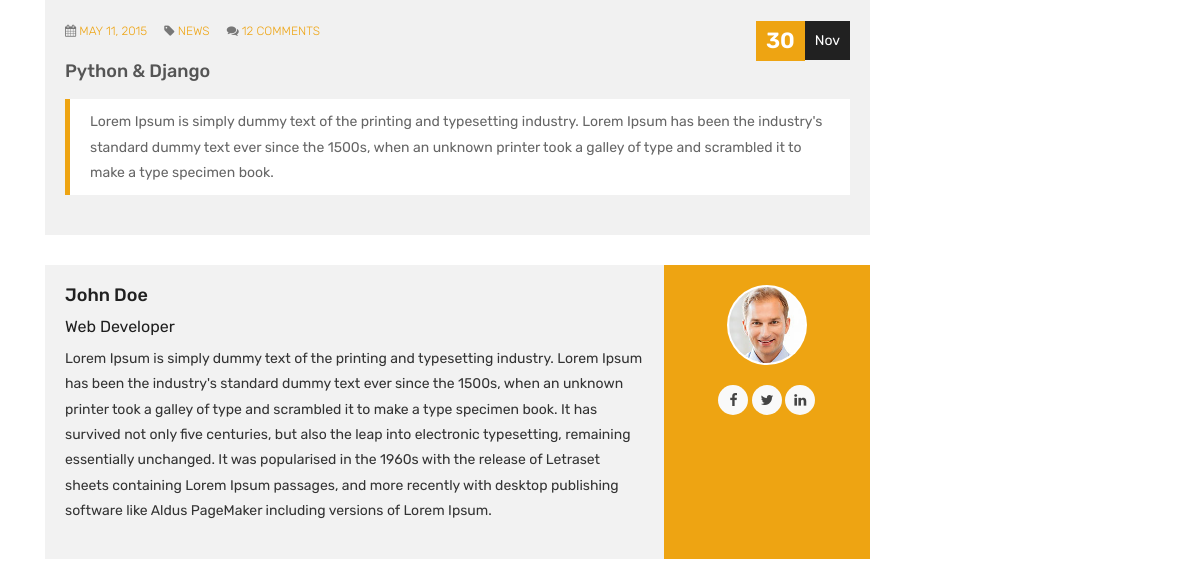
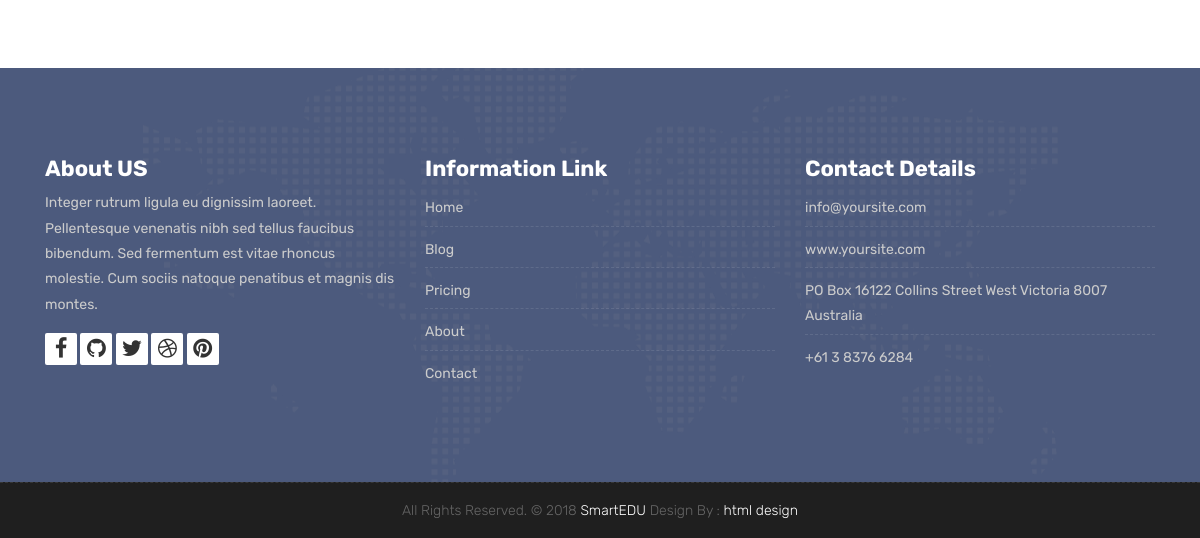
The page /courses/programming/3 (lower part) on the database as committed earlier (2 pictures, top to bottom).
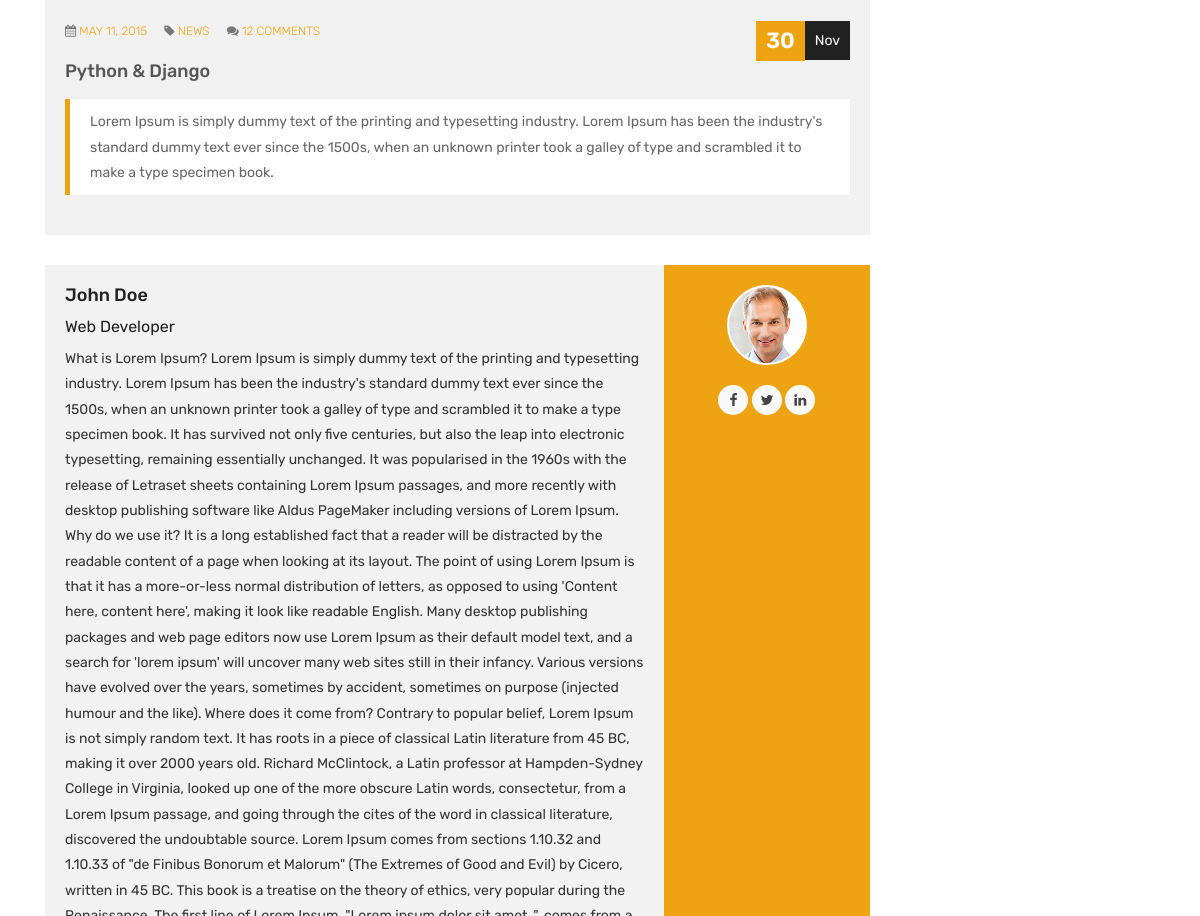
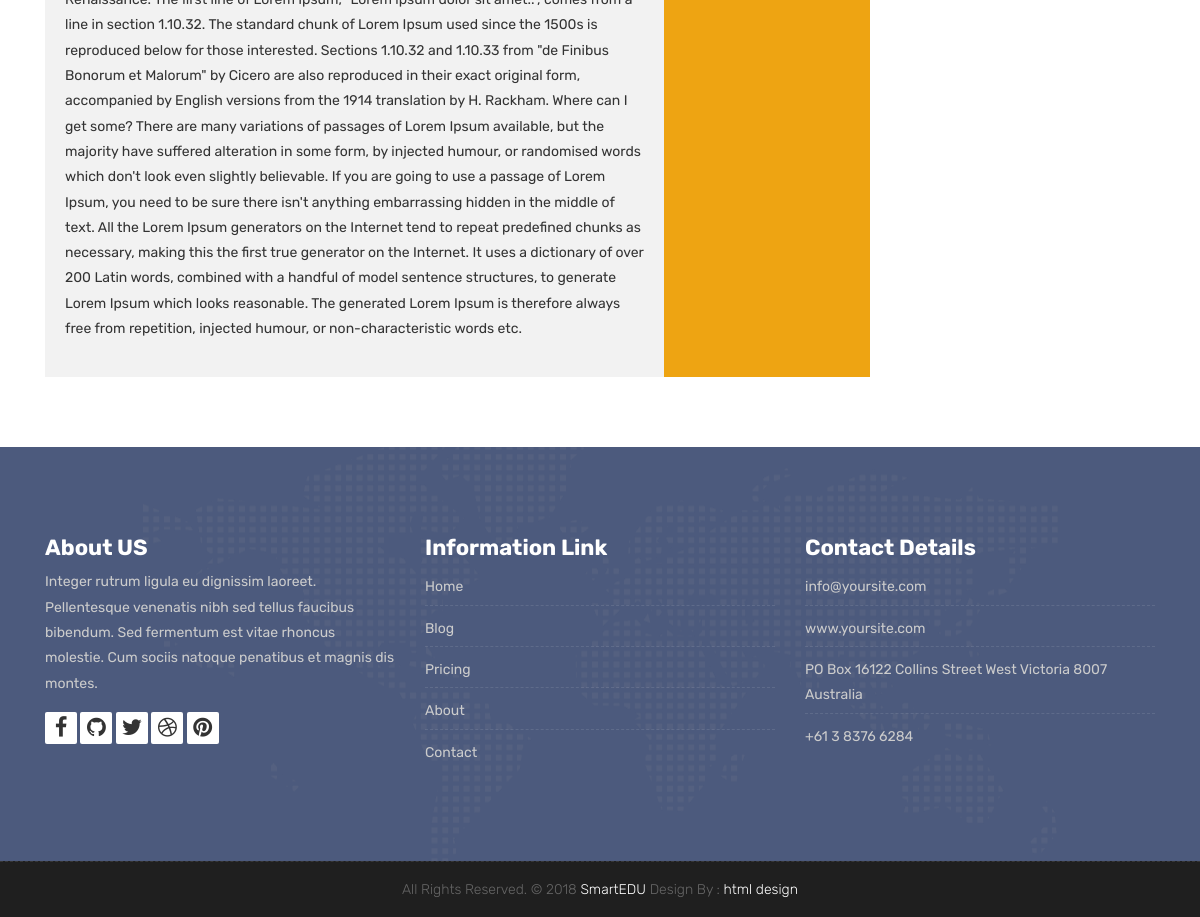
The same page on the database as committed later (2 pictures, top to bottom).
### courses/models.py (models this page shows, shortened)
class Course(models.Model):
    teacher = models.ForeignKey(Teacher, null=True, on_delete=models.CASCADE)
    name = models.CharField(max_length=200, unique=True)
    category = models.ForeignKey(Category, null=True, on_delete=models.DO_NOTHING)
    tags = models.ManyToManyField(Tag, blank=True, null=True)
    description = models.TextField(blank=True, null=True)
    image = models.ImageField(upload_to="courses/%Y/%m/%d/", default = "courses/default_course_image.jpg")
    date = models.DateTimeField(auto_now=True)
    available = models.BooleanField(default=True)

### teachers/models.py (models this page shows, shortened)
class Teacher(models.Model):
    name = models.CharField(max_length=50)
    title = models.CharField(max_length=50)
    description = models.TextField(blank=True)
    image = models.ImageField(upload_to="courses/%Y/%m/%d/")
    facebook = models.URLField(max_length=100, blank=True)
    twitter = models.URLField(max_length=100, blank=True)
    linkedin = models.URLField(max_length=100, blank=True)
    youtube = models.URLField(max_length=100, blank=True)

### courses/views.py (the view)
# urls.py: path('<slug:category_slug>/<int:course_id>', views.course_detail, name="course_detail"),
def course_detail(request, category_slug, course_id):
    current_user = request.user
    course = Course.objects.get(category__slug=category_slug, id = course_id)
    courses = Course.objects.all().order_by('-date')
    categories = categories = Category.objects.all()
    tags = Tag.objects.all()
    if current_user.is_authenticated:
        enrolled_courses = current_user.courses_joined.all()
    else:
        enrolled_courses = courses
    context = {
        'course': course,
        'enrolled_courses': enrolled_courses,
        'categories': categories,
        'tags': tags
    }
    return render(request, 'course.html', context)

### templates/course.html (shortened to what this page needs)
{% extends 'partials/_base.html' %}
{% load static %}
{% block content %}
    <div id="overviews" class="section wb">
        <div class="container">
            <div class="row">
                <div class="col-lg-9 blog-post-single">
                    <div class="blog-item">
						<div class="post-content">
							<div class="post-date">
								<span class="day">30</span>
								<span class="month">Nov</span>
							</div>
							<div class="meta-info-blog">
								<span><i class="fa fa-calendar"></i> <a href="#">May 11, 2015</a> </span>
								<span><i class="fa fa-tag"></i>  <a href="#">News</a> </span>
								<span><i class="fa fa-comments"></i> <a href="#">12 Comments</a></span>
							</div>
							<div class="blog-title">
								<h2><a href="#" title="">{{course.name}}</a></h2>
							</div>
							<div class="blog-desc">
								<blockquote class="default">
									{{course.description}}
								</blockquote>
							</div>
						</div>
					</div>
					<div class="blog-author">
						<div class="author-bio">
							<h3 class="author_name"><a href="{% url 'teacher_detail' course.teacher.pk %}">{{course.teacher.name}}</a></h3>
							<h5>{{course.teacher.title}}</h5>
							<p class="author_det">
								{{course.teacher.description}}
							</p>
						</div>
						<div class="author-desc">
							<img src="{{course.teacher.image.url}}" alt="about author">
							<ul class="author-social">
								<li><a href="{{course.teacher.facebook}}"><i class="fa fa-facebook"></i></a></li>
								<li><a href="{{course.teacher.twitter}}"><i class="fa fa-twitter"></i></a></li>
								<li><a href="{{course.teacher.linkedin}}"><i class="fa fa-linkedin"></i></a></li>
							</ul>
						</div>
					</div>
                </div>
				<div class="col-lg-3 col-12 right-single">
				</div>
            </div>
        </div>
    </div>
    {% endblock %}

Rows that differ between the two databases and show on the page:
changed through a linked row, Course "Python & Django": teacher.description "Lorem Ipsum is simply dummy text of the printing and typesetting industry. Lorem Ipsum has been the industry's standard dummy text ever since the 1500s, when an unknown printer took a galley of type and scrambled it to make a type specimen book. It has survived not only five centuries, but also the leap into electronic typesetting, remaining essentially unchanged. It was popularised in the 1960s with the release of Letraset sheets containing Lorem Ipsum passages, and more recently with desktop publishing software like Aldus PageMaker including versions of Lorem Ipsum." → "What is Lorem Ipsum? Lorem Ipsum is simply dummy text of the printing and typesetting industry. Lorem Ipsum has been the industry's standard dummy text ever since the 1500s, when an unknown printer took a galley of type and scrambled it to make a type specimen book. It has survived not only five centuries, but also the leap into electronic typesetting, remaining essentially unchanged. It was popularised in the 1960s with the release of Letraset sheets containing Lorem Ipsum passages, and more recently with desktop publishing software like Aldus PageMaker including versions of Lorem Ipsum. Why do we use it? It is a long established fact that a reader will be distracted by the readable…"
